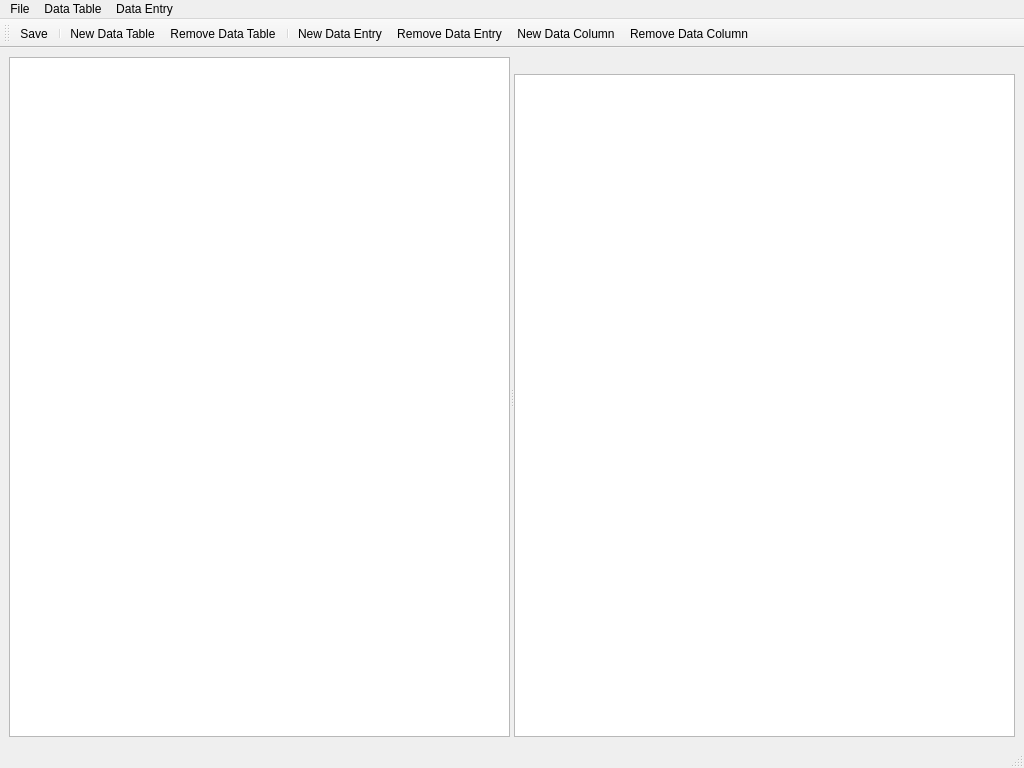
<?xml version="1.0" encoding="UTF-8"?>
<ui version="4.0">
 <class>DataTableManager</class>
 <widget class="QMainWindow" name="DataTableManager">
  <property name="geometry">
   <rect>
    <x>0</x>
    <y>0</y>
    <width>1024</width>
    <height>768</height>
   </rect>
  </property>
  <property name="windowTitle">
   <string>DataTable Manager</string>
  </property>
  <widget class="QWidget" name="centralwidget">
   <layout class="QVBoxLayout" name="verticalLayout">
    <item>
     <widget class="QSplitter" name="splitter">
      <property name="orientation">
       <enum>Qt::Horizontal</enum>
      </property>
      <widget class="QSplitter" name="splitter_2">
       <property name="orientation">
        <enum>Qt::Vertical</enum>
       </property>
       <widget class="QWidget" name="verticalLayoutWidget_1">
        <layout class="QVBoxLayout" name="verticalLayout_1">
         <item>
          <widget class="QTableWidget" name="tableWidget"/>
         </item>
        </layout>
       </widget>
      </widget>
      <widget class="QWidget" name="verticalLayoutWidget_3">
       <layout class="QVBoxLayout" name="verticalLayout_3">
        <property name="spacing">
         <number>0</number>
        </property>
        <item>
         <widget class="QToolBar" name="toolBar3">
          <property name="windowTitle3" stdset="0">
           <string>toolBar3</string>
          </property>
         </widget>
        </item>
        <item>
         <widget class="QTableWidget" name="tableWidget_3"/>
        </item>
       </layout>
      </widget>
     </widget>
    </item>
   </layout>
  </widget>
  <widget class="QMenuBar" name="menubar">
   <property name="geometry">
    <rect>
     <x>0</x>
     <y>0</y>
     <width>1024</width>
     <height>26</height>
    </rect>
   </property>
   <widget class="QMenu" name="menuFile">
    <property name="title">
     <string>File</string>
    </property>
    <addaction name="separator"/>
    <addaction name="actionSave"/>
    <addaction name="separator"/>
    <addaction name="actionClose"/>
   </widget>
   <widget class="QMenu" name="menuData_Entry">
    <property name="title">
     <string>Data Entry</string>
    </property>
    <addaction name="actionNew_Data_Entry"/>
    <addaction name="actionRemove_Data_Entry"/>
    <addaction name="separator"/>
    <addaction name="actionNew_Data_Column"/>
    <addaction name="actionRemove_Data_Column"/>
   </widget>
   <widget class="QMenu" name="menuData_Table">
    <property name="title">
     <string>Data Table</string>
    </property>
    <addaction name="actionNew_Data_Table"/>
    <addaction name="actionRemove_Data_Table"/>
   </widget>
   <addaction name="menuFile"/>
   <addaction name="menuData_Table"/>
   <addaction name="menuData_Entry"/>
  </widget>
  <widget class="QStatusBar" name="statusbar"/>
  <widget class="QToolBar" name="toolBar">
   <property name="windowTitle">
    <string>toolBar</string>
   </property>
   <attribute name="toolBarArea">
    <enum>TopToolBarArea</enum>
   </attribute>
   <attribute name="toolBarBreak">
    <bool>false</bool>
   </attribute>
   <addaction name="actionSave"/>
   <addaction name="separator"/>
   <addaction name="actionNew_Data_Table"/>
   <addaction name="actionRemove_Data_Table"/>
   <addaction name="separator"/>
   <addaction name="actionNew_Data_Entry"/>
   <addaction name="actionRemove_Data_Entry"/>
   <addaction name="actionNew_Data_Column"/>
   <addaction name="actionRemove_Data_Column"/>
  </widget>
  <action name="actionSave">
   <property name="text">
    <string>Save</string>
   </property>
   <property name="toolTip">
    <string>Save changes</string>
   </property>
  </action>
  <action name="actionClose">
   <property name="text">
    <string>Close</string>
   </property>
  </action>
  <action name="actionRename_Data_Column">
   <property name="text">
    <string>Rename Data Column</string>
   </property>
   <property name="toolTip">
    <string>Modify the name of this data column</string>
   </property>
  </action>
  <action name="actionChange_Data_Column_Type">
   <property name="text">
    <string>Change Data Column Type</string>
   </property>
   <property name="toolTip">
    <string>Set the data type of this column</string>
   </property>
  </action>
  <action name="actionNew_Data_Column">
   <property name="text">
    <string>New Data Column</string>
   </property>
   <property name="toolTip">
    <string>Add a new data column</string>
   </property>
  </action>
  <action name="actionRemove_Data_Column">
   <property name="text">
    <string>Remove Data Column</string>
   </property>
   <property name="toolTip">
    <string>Removes the selected data column</string>
   </property>
  </action>
  <action name="actionNew_Data_Entry">
   <property name="text">
    <string>New Data Entry</string>
   </property>
   <property name="toolTip">
    <string>Add a new data entry</string>
   </property>
  </action>
  <action name="actionRemove_Data_Entry">
   <property name="text">
    <string>Remove Data Entry</string>
   </property>
   <property name="toolTip">
    <string>Remove selected data</string>
   </property>
  </action>
  <action name="actionNew_Data_Table">
   <property name="text">
    <string>New Data Table</string>
   </property>
   <property name="toolTip">
    <string>Add a new data table</string>
   </property>
  </action>
  <action name="actionRemove_Data_Table">
   <property name="text">
    <string>Remove Data Table</string>
   </property>
   <property name="toolTip">
    <string>Remove selected data table</string>
   </property>
  </action>
 </widget>
 <resources/>
 <connections>
  <connection>
   <sender>actionClose</sender>
   <signal>triggered()</signal>
   <receiver>DataTableManager</receiver>
   <slot>close()</slot>
   <hints>
    <hint type="sourcelabel">
     <x>-1</x>
     <y>-1</y>
    </hint>
    <hint type="destinationlabel">
     <x>399</x>
     <y>299</y>
    </hint>
   </hints>
  </connection>
 </connections>
</ui>
